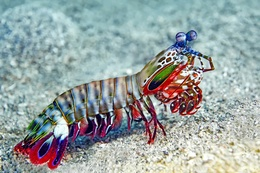
%> input picture portal 2 panel transition effect/test_image.jpg, 260 x 173 px, shrunk from 1024 x 682 before the run
$ octave img_rotation_test.m   (GNU Octave 9; MATLAB toolbox functions it lacks are replaced by stand-ins)
%> lines starting %> are read from the running program, lines starting %| are printed output that depends on the picture
format compact
clear
clc
%close all
clf reset


% [25 lines of commented-out code are left out]

img_full = imread("test_image.jpg");
%> img_full is the input picture: size 173x260x3 uint8; mean R, G, B 152.2, 163.1, 161.9
img_full = flip(img_full);
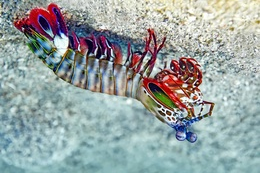
%> img_full: size 173x260x3 uint8; mean R, G, B 152.2, 163.1, 161.9; mean of the top-left, top-right, bottom-left and bottom-right quarters 132.6, 171.9, 169.1, 162.6
[img_x,img_z] = meshgrid(-width(img_full)/2:width(img_full)/2, 1:height(img_full));
img_y = ones(height(img_x),width(img_x))+height(img_full);

theta_desired = 0; %degrees
normal_vec = [0,0,1];

for n=1:height(img_full)
    for m=1:width(img_full)
        coord_vec = [img_x(n,m), img_y(n,m), img_z(n,m)];
        coord_new = coord_vec*cosd(theta_desired) + cross(normal_vec, coord_vec)*sind(theta_desired) + normal_vec*dot(normal_vec, coord_vec)*(1 - cosd(theta_desired));
        img_x_rot(n,m) = coord_new(1);
        img_y_rot(n,m) = coord_new(2);
        img_z_rot(n,m) = coord_new(3);
    end
end
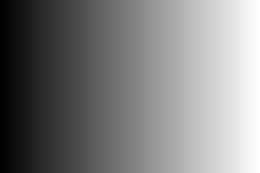
%> img_x_rot: size 173x260 double; min -130, max 129, mean -0.5; drawn with min black and max white
%> img_y_rot: size 173x260 double; every value is 174
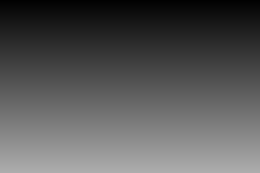
%> img_z_rot: size 173x260 double; min 1, max 173, mean 87

scatter(nan,nan)
hold on
grid on
warp(img_x_rot,img_y_rot,img_z_rot,img_full)
%> (this line was passed over: warp is not available in this run)
axis equal
%view(30,30)
view(0,0)

xlim([-1e3,1e3])
ylim([-1e3,1e3])
zlim([-1e3,1e3])
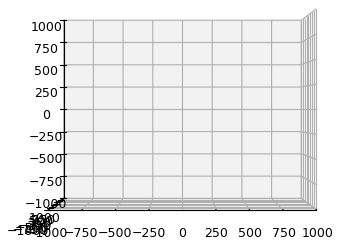
%> figure redrawn from the program's plot data
